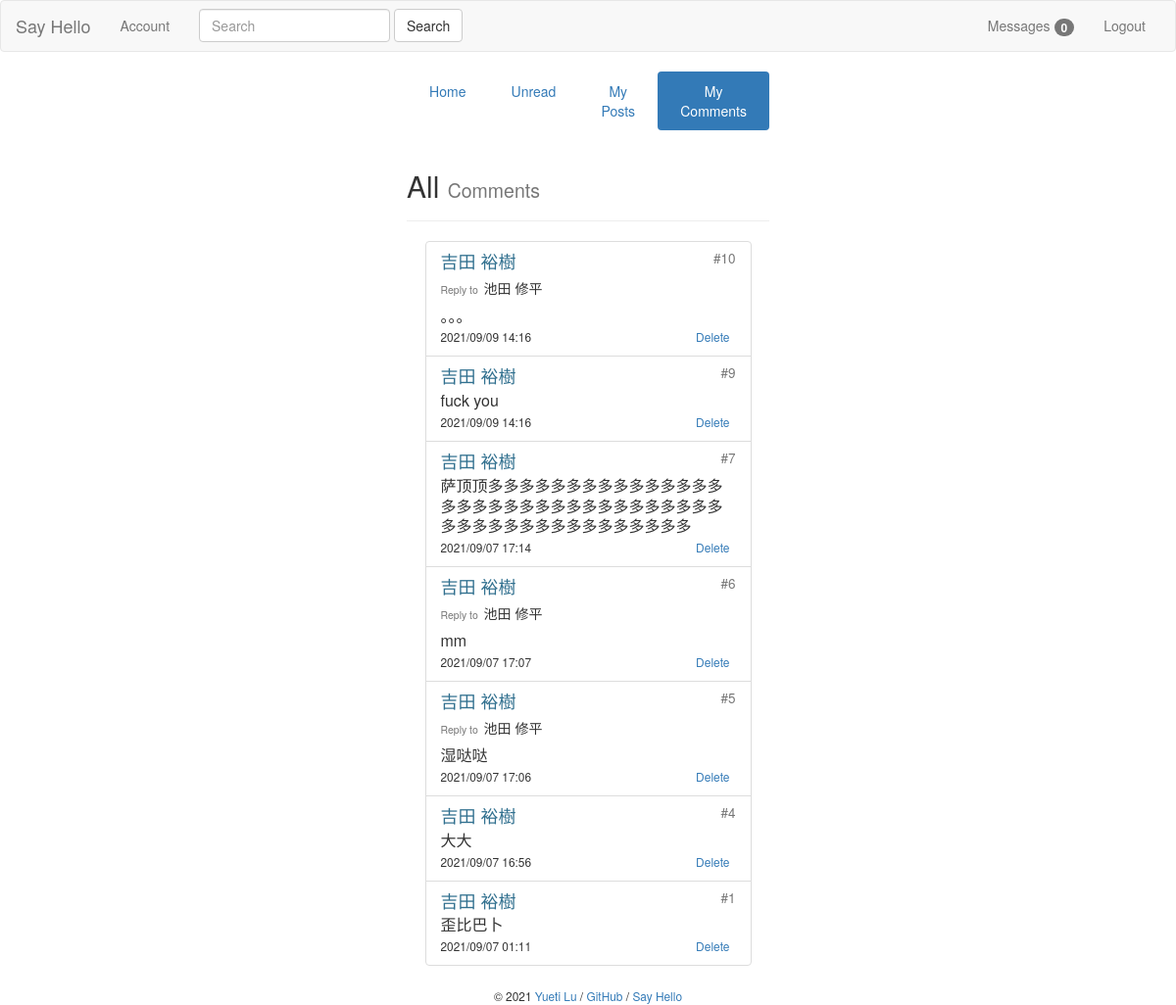
/admin/comments (signed in), run on the app's committed database.
### bluelog/models.py (models this page shows)
class Comment(db.Model):
    id = db.Column(db.Integer, primary_key=True)
    name = db.Column(db.String(30))
    body = db.Column(db.Text)
    replyTo = db.Column(db.String(30))
    commentFloor = db.Column(db.Integer)
    from_admin = db.Column(db.Boolean, default=False)
    timestamp = db.Column(db.DateTime, default=datetime.now, index=True)
    post_id = db.Column(db.Integer, db.ForeignKey('post.id'))
    post = db.relationship('Post', back_populates='comments')
    user_id = db.Column(db.Integer, db.ForeignKey('user.id'))
    user = db.relationship('User', back_populates='comments')

### bluelog/blueprints/admin.py (the view)
@admin_bp.route('/comments')
def manageComments():
    if not current_user.is_authenticated:
        return redirect(url_for('blog.index'))
    else:
        allComments = Comment.query.filter(Comment.user_id == current_user.id).order_by(Comment.timestamp.desc()).all()
        return render_template('admin/manageComments.html', comments=allComments)

### bluelog/forms.py
class SearchForm(FlaskForm):
    body = StringField('SearchMessage', validators=[DataRequired()])
    submit = SubmitField('Search')

### bluelog/__init__.py (called while the page is built)
def register_template_context(app):
    @app.context_processor
    def injectSearchForm():
        searchForm = SearchForm()
        return dict(searchForm=searchForm)
    @app.context_processor
    def injectUnreadMessage():
        if current_user.is_authenticated:
            user = User.query.get(current_user.id)
            unreadMessageNum = UnreadMessage.query.filter(and_(UnreadMessage.user_id == user.id,
                                                               UnreadMessage.haveRead == 0)).count()
            return dict(unreadMessageNum=unreadMessageNum)
        else:
            return dict(unreadMessageNum=0)

### bluelog/extensions.py (called while the page is built)
@login_manager.user_loader
def load_user(user_id):
    from bluelog.models import User
    user = User.query.get(int(user_id))
    return user

### bluelog/templates/admin/manageComments.html
{% extends 'base.html' %}
{% from "macros.html" import show_flash with context %}
{% from "macros.html" import show_footer %}
{% from "macros.html" import show_comment_in_admin %}
{% block content %}
    <div class="col-md-4"></div>
    <div class="col-md-4">
        <ul class="nav nav-pills nav-justified">
            <li role="presentation"><a href="{{ url_for('admin.index') }}">Home</a></li>
            <li role="presentation"><a href="{{ url_for('admin.manageUnreadMessages') }}">Unread</a></li>
            <li role="presentation"><a href="{{ url_for('admin.managePosts') }}">My Posts</a></li>
            <li role="presentation" class="active"><a href="{{ url_for('admin.manageComments') }}">My Comments</a></li>
        </ul>
        <div class="page-header">
            <h2>All <small>Comments</small></h2>
        </div>
        <ul class="list-group" style="margin:0 auto; width:90%">
            {% for comment in comments %}
                {{ show_comment_in_admin(comment) }}
            {% endfor %}
        </ul>
        {{ show_footer() }}
    </div>
    <div class="col-md-4"></div>
{% endblock content %}

### bluelog/templates/macros.html (shortened to what this page needs)
{% macro show_footer() %}
    <footer class="text-center" style="margin-top: 20px;">
        <small> &copy; 2021 <a href="https://github.com/luyueti111" title="Written by Grey Li">Yueti Lu</a> /
            <a href="https://github.com/luyueti111/Bluelog" title="Fork me on GitHub">GitHub</a> /
            <a href="{{ url_for('blog.hello') }}" title="A HelloFlask project">Say Hello</a>
        </small>
    </footer>
{% endmacro %}
{% macro show_comment_in_admin(comment) %}
    {% set post = comment.post %}
    <li class="list-group-item">
        <a href="{{ url_for('blog.replyPage', post_id=comment.post_id) }}"
           style="color: inherit; text-decoration: none;">
            {% if comment.name == post.name %}
                <h4 class="list-group-item-heading text-info">{{ comment.name }}<small class="pull-right">&nbsp;&nbsp;&nbsp;#{{ comment.commentFloor }}</small>
                </h4>
            {% else %}
                <h4 class="list-group-item-heading">{{ comment.name }}<small
                        class="pull-right">&nbsp;&nbsp;&nbsp;#{{ comment.commentFloor }}</small>
                </h4>
            {% endif %}
            {% if comment.replyTo is not none %}
                <h5><small>Reply to&nbsp;&nbsp;</small>{{ comment.replyTo }}</h5>
            {% endif %}
            <p class="list-group-item-text"
               style="width: 100%; word-break: break-all; word-wrap: break-word; font-size: medium">{{ comment.body }}</p>
            <small>
                {{ comment.timestamp.strftime('%Y/%m/%d %H:%M') }}
            </small>
        </a>
        <a href="{{ url_for('admin.deleteComment', comment_id=comment.id) }}"
           class="btn btn-link pull-right btn-xs"
           onclick="return confirm('Are you Sure?')">Delete</a>
    </li>
{% endmacro %}

### data on the page
Comment: name "吉田 裕樹", commentFloor "10", replyTo "池田 修平", body "。。。", timestamp "2021/09/09 14:16"
Comment: name "吉田 裕樹", commentFloor "9", body "fuck you", timestamp "2021/09/09 14:16"
Comment: name "吉田 裕樹", commentFloor "7", body "萨顶顶多多多多多多多多多多多多多多多多多多多多多多多多多多多多多多多多多多多多多多多多多多多多多多多多多", timestamp "2021/09/07 17:14"
Comment: name "吉田 裕樹", commentFloor "6", replyTo "池田 修平", body "mm", timestamp "2021/09/07 17:07"
Comment: name "吉田 裕樹", commentFloor "5", replyTo "池田 修平", body "湿哒哒", timestamp "2021/09/07 17:06"
Comment: name "吉田 裕樹", commentFloor "4", body "大大", timestamp "2021/09/07 16:56"
Comment: name "吉田 裕樹", commentFloor "1", body "歪比巴卜", timestamp "2021/09/07 01:11"

### other printed values
{{ unreadMessageNum }} "0"
